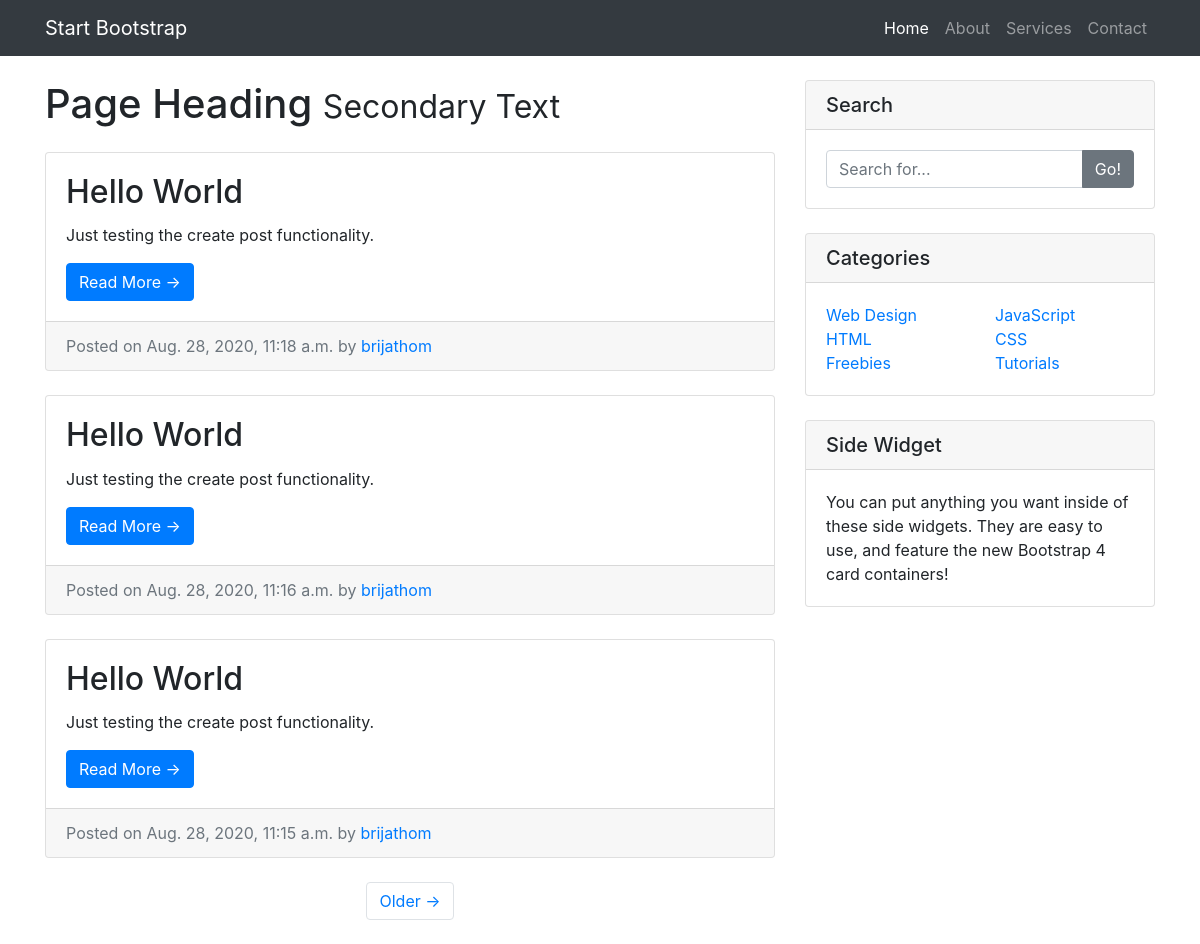
The page / on the database its author committed.
### entries/models.py (models this page shows, shortened)
class Entry(models.Model):
    entry_title = models.CharField(max_length=50)
    entry_text = models.TextField()
    entry_date = models.DateTimeField(auto_now_add=True)
    entry_author = models.ForeignKey(User, on_delete=models.CASCADE)
    class Meta:
        verbose_name_plural = "Entries"

### entries/views.py (the view)
# urls.py: path('', HomeView.as_view(), name='blog_home'),
class HomeView(ListView):
    model = Entry
    template_name = 'entries/index.html'
    context_object_name = 'blog_entries'
    ordering = ['-entry_date']
    paginate_by = 3

### entries/templates/entries/index.html (shortened to what this page needs)
{% extends "entries/base.html" %} {% block content %}
<div class="col-md-8">
    <h1 class="my-4">
        Page Heading
        <small>Secondary Text</small>
    </h1>
    {% for entry in blog_entries %}
    <div class="card mb-4">
        <div class="card-body">
            <h2 class="card-title">{{ entry.entry_title }}</h2>
            <p class="card-text">{{ entry.entry_text|truncatechars:100 }}</p>
            <a href="{% url 'entry_detail' entry.pk %}" class="btn btn-primary">Read More &rarr;</a>
        </div>
        <div class="card-footer text-muted">
            Posted on {{ entry.entry_date }} by
            <a href="#">{{ entry.entry_author }}</a>
        </div>
    </div>
    {% endfor %} {% if is_paginated %}
    <ul class="pagination justify-content-center mb-4">
         {% if page_obj.has_next %}
        <li class="page-item">
            <a class="page-link" href="?page={{ page_obj.next_page_number }}">Older &rarr;</a>
        </li>
        {% endif %}
    </ul>
    {% endif %}
</div>
{% endblock %}

### entries/static/entries/css/blog-home.css (style rules this page uses)
body { padding-top: 56px; }

### rows shown on the page
Entry: entry_title "Hello World", entry_text "Just testing the create post functionality.", entry_date "Aug. 28, 2020, 11:18 a.m.", entry_author "brijathom"
Entry: entry_title "Hello World", entry_text "Just testing the create post functionality.", entry_date "Aug. 28, 2020, 11:16 a.m.", entry_author "brijathom"
Entry: entry_title "Hello World", entry_text "Just testing the create post functionality.", entry_date "Aug. 28, 2020, 11:15 a.m.", entry_author "brijathom"
